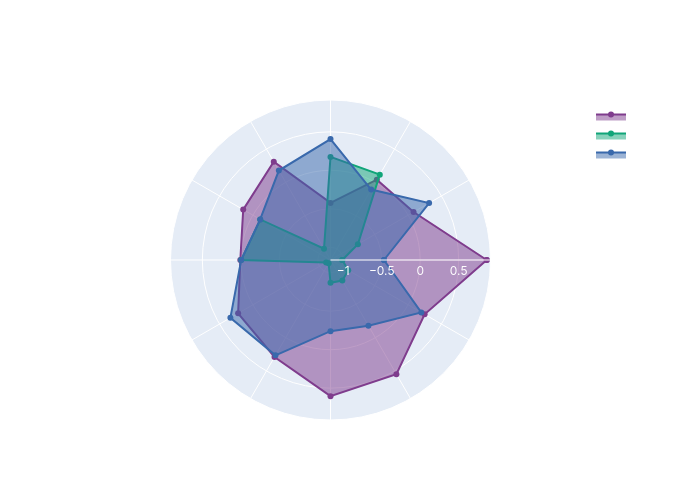

Notebook cell for this chart:
### Markdown cell above
## 5. Visualizations

### 5.1 Radar Chart — Cluster Profiles

### Code cell
# Chọn top genre features để hiển thị trên radar
genre_cols = [c for c in feature_cols if any(g in c for g in
    ['Action','Adventure','Animation','Comedy','Crime','Drama',
     'Fantasy','Horror','Mystery','Romance','Sci','Thriller'])]
if not genre_cols:
    genre_cols = feature_cols[:12]   # fallback: lấy 12 cột đầu

centers = pd.DataFrame(kmeans.cluster_centers_, columns=feature_cols)

fig = go.Figure()
colors = px.colors.qualitative.Bold

for k in range(CHOSEN_K):
    vals = centers.loc[k, genre_cols].values.tolist()
    vals += [vals[0]]  # close the polygon
    cats = genre_cols + [genre_cols[0]]
    fig.add_trace(go.Scatterpolar(
        r=vals, theta=cats, fill='toself',
        name=f'Cluster {k}',
        line_color=colors[k % len(colors)],
    ))

fig.update_layout(
    title='Cluster Genre Profiles — Radar Chart',
    polar=dict(radialaxis=dict(visible=True, tickfont=dict(color='#FFFFFF')), angularaxis=dict(tickfont=dict(color='#FFFFFF'))),
    showlegend=True,
    paper_bgcolor='rgba(0,0,0,0)',
    font=dict(family='Inter, sans-serif', size=12, color='#FFFFFF'),
    width=700, height=500,
)
fig.write_html(os.path.join(FIGURES_OUT, 'genre_radar.html'))
fig.show()
print('Saved genre_radar.html')

### Figure 1 — Plotly figure (JSON) as saved in the notebook; plotly's stock layout.template omitted (floating-point values rounded to 4 significant figures)
{"data": [{"fill": "toself", "line": {"color": "rgb(127, 60, 141)"}, "name": "Cluster 0", "r": [0.865, 0.08095, 0.03896, -0.4238, 0.3088, 0.1444, 0.006622, 0.2209, 0.2897, 0.6044, 0.5473, 0.2469, 0.865], "theta": ["n_ratings", "rating_mean", "rating_std", "rating_min", "rating_max", "active_days", "n_tag_events", "genre_pref__action", "genre_pref__adventure", "genre_pref__animation", "genre_pref__children", "genre_pref__comedy", "n_ratings"], "type": "scatterpolar"}, {"fill": "toself", "line": {"color": "rgb(17, 165, 121)"}, "name": "Cluster 1", "r": [-1.012, -0.7544, 0.1155, 0.1741, -0.9967, -0.1114, -0.005185, -1.1, -1.117, -0.8699, -0.8575, -0.8997, -1.012], "theta": ["n_ratings", "rating_mean", "rating_std", "rating_min", "rating_max", "active_days", "n_tag_events", "genre_pref__action", "genre_pref__adventure", "genre_pref__animation", "genre_pref__children", "genre_pref__comedy", "n_ratings"], "type": "scatterpolar"}, {"fill": "toself", "line": {"color": "rgb(57, 105, 172)"}, "name": "Cluster 2", "r": [-0.4713, 0.3142, -0.1087, 0.4058, 0.1768, -0.1099, -0.005, 0.3368, 0.2646, -0.2409, -0.1802, 0.1972, -0.4713], "theta": ["n_ratings", "rating_mean", "rating_std", "rating_min", "rating_max", "active_days", "n_tag_events", "genre_pref__action", "genre_pref__adventure", "genre_pref__animation", "genre_pref__children", "genre_pref__comedy", "n_ratings"], "type": "scatterpolar"}], "layout": {"font": {"color": "#FFFFFF", "family": "Inter, sans-serif", "size": 12}, "height": 500, "paper_bgcolor": "rgba(0,0,0,0)", "polar": {"angularaxis": {"tickfont": {"color": "#FFFFFF"}}, "radialaxis": {"tickfont": {"color": "#FFFFFF"}, "visible": true}}, "showlegend": true, "title": {"text": "Cluster Genre Profiles — Radar Chart"}, "width": 700}}
